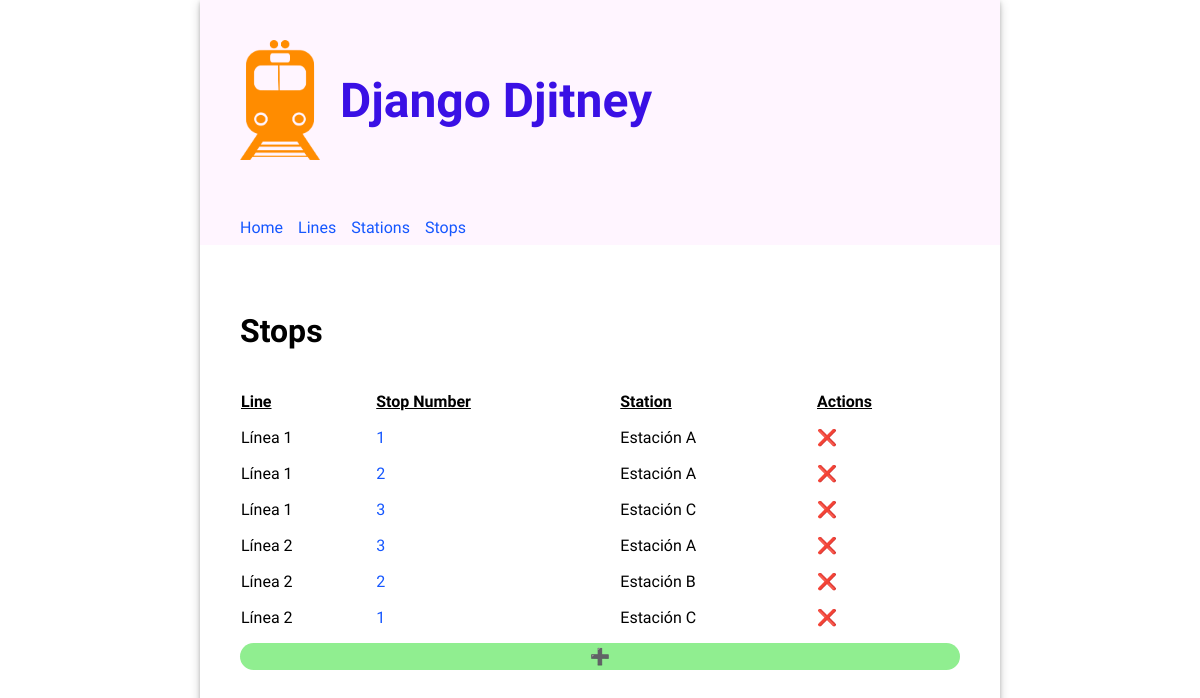
The app's page /stops/, older data.
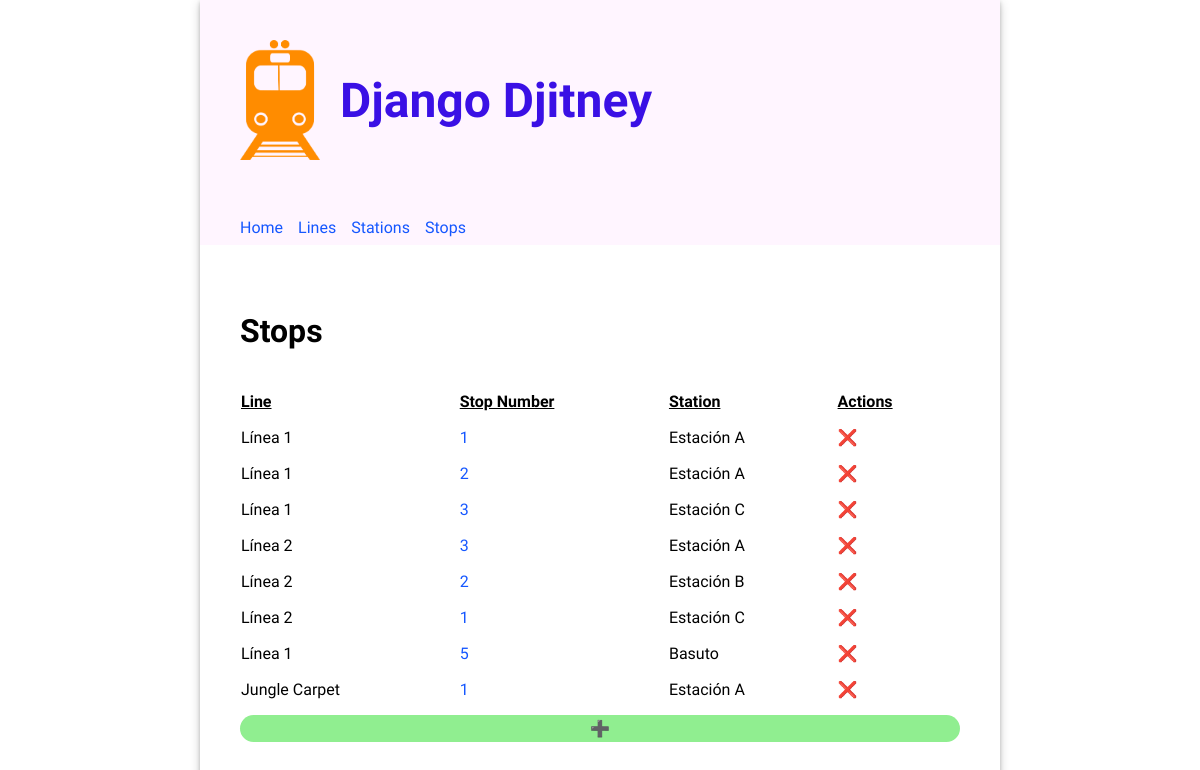
The same page, newer data.
### routes/models.py (models this page shows, shortened)
class Stop(models.Model):
  class Meta:
    unique_together = (('line', 'stop_number'))
  line = models.ForeignKey(Line, on_delete=models.CASCADE)
  station = models.ForeignKey(Station, on_delete=models.CASCADE)
  stop_number = models.PositiveIntegerField()

class Line(models.Model):
  name = models.CharField(unique=True, max_length=200)

class Station(models.Model):
  name = models.CharField(unique=True, max_length=200)
  accessible = models.BooleanField(default=False)

### routes/views.py (the view)
# urls.py: path("stops/", views.StopView.as_view(), name="stops"),
class StopView(ListView):
  model = Stop
  template_name = 'routes/stops.html'

### routes/templates/routes/stops.html (shortened to what this page needs)
{% extends 'base.html' %}
{% load static %}
{% block content %}
  <div>
    <h2>Stops</h2>
    <table class="line-table">
      <thead>
        <tr>
          <th>Line</th>
          <th>Stop Number</th>
          <th>Station</th>
          <th>Actions</th>
        </tr>
      </thead>
      <tbody>
      {% for stop in object_list %}
        <tr>
          <td>{{ stop.line.name }}</td>
          <td><a href="{% url "update_stop" stop.id %}">{{ stop.stop_number }}</a></td>
          <td>{{ stop.station.name }}</td>
          <td><a href="{% url "delete_stop" stop.id %}" style="text-decoration: none; color: inherit;">❌</a></td>
        </tr>
      {% endfor %}
      </tbody>
    </table>
    <a href="{% url "create_stop" %}" style="display: inherit; text-align: center; border-radius: 15px; text-decoration: none; color: inherit; padding: 4px; background-color: lightgreen;">➕</a>
  </div>
{% endblock %}

### routes/templates/base.html (shortened to what this page needs)
{% load static %}
<!DOCTYPE html>
<html>
    <head>
    <link
        rel="stylesheet"
        type="text/css"
        href="{% static 'routes/style.css' %}"
    />
    </head>
    <body>
    <div class="app">
        <header>
        <div class="header-first-row">
            <img
            src="{% static 'routes/djitney.png' %}"
            alt="Django Djitney Logo"
            width="80px"
            />
            <h1 class="title">Django Djitney</h1>
        </div>
        <nav class="navbar">
            <a class="nav-item" href="{% url 'home' %}">Home</a>
            <a class="nav-item" href="{% url 'lines' %}">Lines</a>
            <a class="nav-item" href="{% url 'stations' %}">Stations</a>
            <a class="nav-item" href="{% url 'stops' %}">Stops</a>
        </nav>
        </header>
            <main>{% block content %}{% endblock %}</main>
        </div>
    </body>
</html>

### routes/static/routes/style.css (style rules this page uses)
body { font-family: "Oxygen", sans-serif; margin: 0; }
header { background-color: #fff5ff; min-height: 200px; display: flex; align-items: center; flex-direction: column; align-items: flex-start; padding-left: 40px; padding-top: 40px; }
.header-first-row { width: 100%; display: flex; }
.navbar { margin-top: 50px; display: flex; width: 100%; }
.navbar a { text-decoration: none; padding: 8px 0; color: #1557ff; margin-right: 15px; }
.title { font-size: 3em; padding: 0px 50px 0 20px; margin: auto 0; color: #3a10e5; }
main { padding: 40px; }
main h2 { font-size: 2em; }
.app { min-width: 800px; max-width: 60%; margin: 0 auto; box-shadow: 0 2px 4px 0 rgba(0, 0, 0, 0.2), 0 3px 10px 0 rgba(0, 0, 0, 0.19); }
main table { text-align: left; border-collapse: separate; border-spacing: 0 15px; width: 100%; }
main table th { text-align: left; border-collapse: separate; border-spacing: 0 15px; text-decoration: underline; }
a { text-decoration: none; color: #1557ff; }

Row changes from the older to the newer data that the page shows:
added Stop: line.name "Línea 1", stop_number "5", station.name "Basuto"
added Stop: line.name "Jungle Carpet", stop_number "1", station.name "Estación A"
